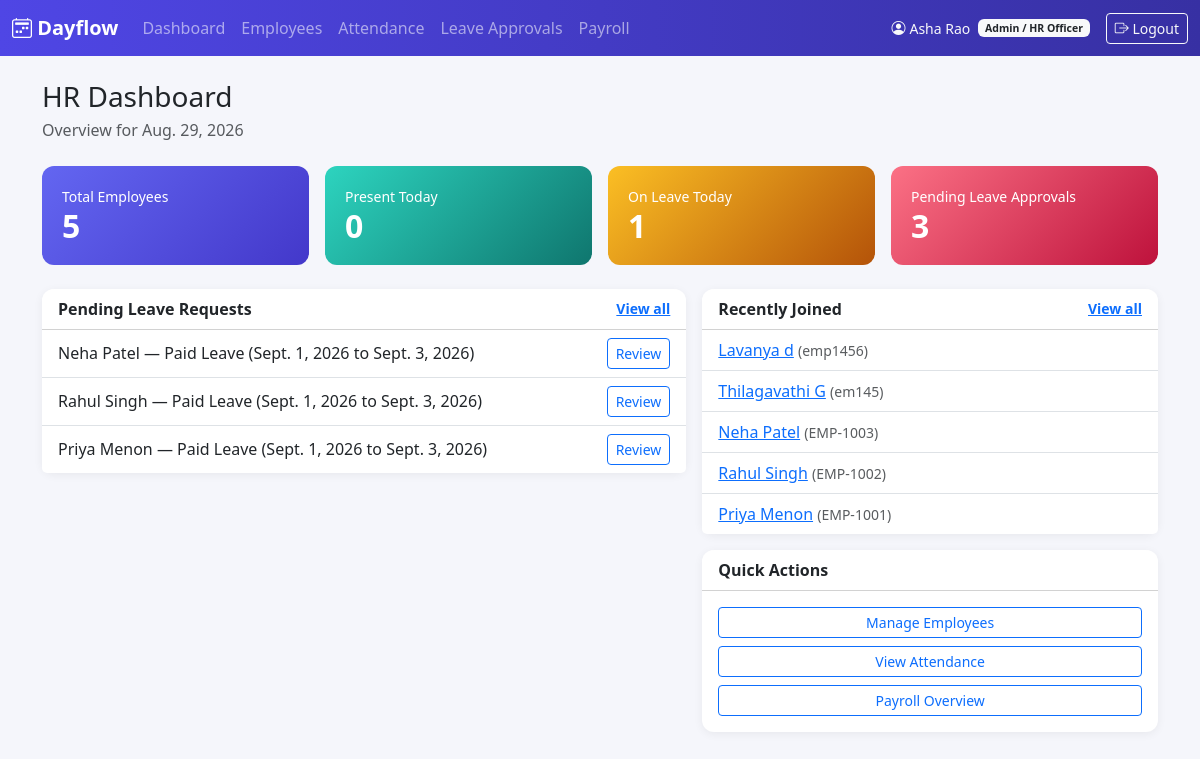
Screenshot of /dashboard/admin/ (signed in) with the database file from the repository.
### accounts/models.py (models this page shows, shortened)
class User(AbstractUser):
    class Role(models.TextChoices):
        ADMIN = 'ADMIN', 'Admin / HR Officer'
        EMPLOYEE = 'EMPLOYEE', 'Employee'
    employee_id = models.CharField(max_length=20, unique=True)
    email = models.EmailField(unique=True)
    role = models.CharField(max_length=10, choices=Role.choices, default=Role.EMPLOYEE)
    is_email_verified = models.BooleanField(default=False)
    USERNAME_FIELD = 'username'
    REQUIRED_FIELDS = ['email', 'employee_id']
    @property
    def is_admin_role(self):
        return self.role == self.Role.ADMIN

### attendance/models.py (models this page shows, shortened)
class Attendance(models.Model):
    class Status(models.TextChoices):
        PRESENT = 'PRESENT', 'Present'
        ABSENT = 'ABSENT', 'Absent'
        HALF_DAY = 'HALF_DAY', 'Half-day'
        LEAVE = 'LEAVE', 'Leave'
    employee = models.ForeignKey(
        settings.AUTH_USER_MODEL,
        on_delete=models.CASCADE,
        related_name='attendance_records'
    )
    date = models.DateField(default=timezone.localdate)
    check_in = models.TimeField(null=True, blank=True)
    check_out = models.TimeField(null=True, blank=True)
    status = models.CharField(
        max_length=10,
        choices=Status.choices,
        default=Status.PRESENT
    )
    notes = models.CharField(max_length=255, blank=True)
    class Meta:
        unique_together = ('employee', 'date')
        ordering = ['-date']

### leaves/models.py (models this page shows, shortened)
class LeaveRequest(models.Model):
    class LeaveType(models.TextChoices):
        PAID = 'PAID', 'Paid Leave'
        SICK = 'SICK', 'Sick Leave'
        UNPAID = 'UNPAID', 'Unpaid Leave'
    class Status(models.TextChoices):
        PENDING = 'PENDING', 'Pending'
        APPROVED = 'APPROVED', 'Approved'
        REJECTED = 'REJECTED', 'Rejected'
    employee = models.ForeignKey(settings.AUTH_USER_MODEL, on_delete=models.CASCADE, related_name='leave_requests')
    leave_type = models.CharField(max_length=10, choices=LeaveType.choices)
    start_date = models.DateField()
    end_date = models.DateField()
    remarks = models.TextField(blank=True)
    status = models.CharField(max_length=10, choices=Status.choices, default=Status.PENDING)
    admin_comment = models.TextField(blank=True)
    reviewed_by = models.ForeignKey(
        settings.AUTH_USER_MODEL, on_delete=models.SET_NULL, null=True, blank=True,
        related_name='reviewed_leave_requests',
    )
    reviewed_at = models.DateTimeField(null=True, blank=True)
    applied_on = models.DateTimeField(auto_now_add=True)
    updated_at = models.DateTimeField(auto_now=True)
    class Meta:
        ordering = ['-applied_on']

### dashboard/views.py (the view)
# urls.py: path('admin/', views.admin_dashboard, name='admin_dashboard'),
@admin_required
def admin_dashboard(request):
    today = timezone.localdate()
    total_employees = User.objects.filter(role=User.Role.EMPLOYEE).count()
    present_today = Attendance.objects.filter(date=today, status=Attendance.Status.PRESENT).count()
    absent_today = Attendance.objects.filter(date=today, status=Attendance.Status.ABSENT).count()
    on_leave_today = Attendance.objects.filter(date=today, status=Attendance.Status.LEAVE).count()
    pending_leaves = LeaveRequest.objects.filter(status=LeaveRequest.Status.PENDING).select_related('employee')
    recent_employees = User.objects.filter(role=User.Role.EMPLOYEE).order_by('-date_joined')[:5]
    return render(request, 'dashboard/admin_dashboard.html', {
        'total_employees': total_employees,
        'present_today': present_today,
        'absent_today': absent_today,
        'on_leave_today': on_leave_today,
        'pending_leaves': pending_leaves,
        'pending_leaves_count': pending_leaves.count(),
        'recent_employees': recent_employees,
        'today': today,
    })

### templates/dashboard/admin_dashboard.html (shortened to what this page needs)
{% extends "base.html" %}
{% block content %}
<h3 class="mb-1">HR Dashboard</h3>
<p class="text-muted mb-4">Overview for {{ today }}</p>
<div class="row g-3 mb-4">
    <div class="col-md-3 col-6">
        <div class="stat-card bg-dayflow-indigo">
            <div class="small">Total Employees</div>
            <h2>{{ total_employees }}</h2>
        </div>
    </div>
    <div class="col-md-3 col-6">
        <div class="stat-card bg-dayflow-teal">
            <div class="small">Present Today</div>
            <h2>{{ present_today }}</h2>
        </div>
    </div>
    <div class="col-md-3 col-6">
        <div class="stat-card bg-dayflow-amber">
            <div class="small">On Leave Today</div>
            <h2>{{ on_leave_today }}</h2>
        </div>
    </div>
    <div class="col-md-3 col-6">
        <div class="stat-card bg-dayflow-rose">
            <div class="small">Pending Leave Approvals</div>
            <h2>{{ pending_leaves_count }}</h2>
        </div>
    </div>
</div>
<div class="row g-3">
    <div class="col-md-7">
        <div class="card">
            <div class="card-header bg-white d-flex justify-content-between align-items-center">
                Pending Leave Requests
                <a href="{% url 'leaves:all_leaves' %}" class="small">View all</a>
            </div>
            <ul class="list-group list-group-flush">
                {% for leave in pending_leaves %}
                <li class="list-group-item d-flex justify-content-between align-items-center">
                    <span>{{ leave.employee.get_full_name|default:leave.employee.username }} — {{ leave.get_leave_type_display }} ({{ leave.start_date }} to {{ leave.end_date }})</span>
                    <a href="{% url 'leaves:review_leave' leave.id %}" class="btn btn-sm btn-outline-primary">Review</a>
                </li>
                {% empty %}
                <li class="list-group-item text-muted">No pending leave requests. 🎉</li>
                {% endfor %}
            </ul>
        </div>
    </div>
    <div class="col-md-5">
        <div class="card">
            <div class="card-header bg-white d-flex justify-content-between align-items-center">
                Recently Joined
                <a href="{% url 'employees:employee_list' %}" class="small">View all</a>
            </div>
            <ul class="list-group list-group-flush">
                {% for emp in recent_employees %}
                <li class="list-group-item">
                    <a href="{% url 'employees:employee_detail' emp.id %}">{{ emp.get_full_name|default:emp.username }}</a>
                    <span class="text-muted small">({{ emp.employee_id }})</span>
                </li>
                {% empty %}
                <li class="list-group-item text-muted">No employees yet.</li>
                {% endfor %}
            </ul>
        </div>
        <div class="card mt-3">
            <div class="card-header bg-white">Quick Actions</div>
            <div class="card-body d-grid gap-2">
                <a href="{% url 'employees:employee_list' %}" class="btn btn-outline-primary btn-sm">Manage Employees</a>
                <a href="{% url 'attendance:all_attendance' %}" class="btn btn-outline-primary btn-sm">View Attendance</a>
                <a href="{% url 'payroll:payroll_overview' %}" class="btn btn-outline-primary btn-sm">Payroll Overview</a>
            </div>
        </div>
    </div>
</div>
{% endblock %}

### templates/base.html (shortened to what this page needs)
{% load static %}
<!DOCTYPE html>
<html lang="en">
<head>
    <link href="https://cdn.jsdelivr.net/npm/bootstrap@5.3.3/dist/css/bootstrap.min.css" rel="stylesheet">
    <link rel="stylesheet" href="https://cdn.jsdelivr.net/npm/bootstrap-icons@1.11.3/font/bootstrap-icons.css">
    <link rel="stylesheet" href="{% static 'css/dayflow.css' %}">
</head>
<body>
{% if user.is_authenticated %}
<nav class="navbar navbar-expand-lg navbar-dark dayflow-navbar">
    <div class="container-fluid">
        <a class="navbar-brand fw-bold" href="{% url 'dashboard:redirect' %}">
            <i class="bi bi-calendar2-week"></i> Dayflow
        </a>
        <div class="collapse navbar-collapse" id="navMenu">
            <ul class="navbar-nav me-auto mb-2 mb-lg-0">
                {% if user.is_admin_role %}
                <li class="nav-item"><a class="nav-link" href="{% url 'dashboard:admin_dashboard' %}">Dashboard</a></li>
                <li class="nav-item"><a class="nav-link" href="{% url 'employees:employee_list' %}">Employees</a></li>
                <li class="nav-item"><a class="nav-link" href="{% url 'attendance:all_attendance' %}">Attendance</a></li>
                <li class="nav-item"><a class="nav-link" href="{% url 'leaves:all_leaves' %}">Leave Approvals</a></li>
                <li class="nav-item"><a class="nav-link" href="{% url 'payroll:payroll_overview' %}">Payroll</a></li>
                {% endif %}
            </ul>
            <ul class="navbar-nav">
                <li class="nav-item d-flex align-items-center text-light small me-3">
                    <i class="bi bi-person-circle me-1"></i> {{ user.get_full_name|default:user.username }}
                    <span class="badge bg-light text-dark ms-2">{{ user.get_role_display }}</span>
                </li>
                <li class="nav-item">
                    <form method="post" action="{% url 'accounts:logout' %}" class="d-inline">
                        <button type="submit" class="btn btn-outline-light btn-sm">
                            <i class="bi bi-box-arrow-right"></i> Logout
                        </button>
                    </form>
                </li>
            </ul>
        </div>
    </div>
</nav>
{% endif %}
<div class="container my-4">
    {% block content %}{% endblock %}
</div>
</body>
</html>

### static/css/dayflow.css (style rules this page uses)
:root { --dayflow-primary: #4f46e5; --dayflow-primary-dark: #3730a3; --dayflow-accent: #14b8a6; --dayflow-bg: #f5f6fb; }
body { background-color: var(--dayflow-bg); font-family: 'Segoe UI', system-ui, -apple-system, sans-serif; }
.dayflow-navbar { background: linear-gradient(90deg, var(--dayflow-primary), var(--dayflow-primary-dark)); }
.card { border: none; border-radius: 0.75rem; box-shadow: 0 2px 10px rgba(0, 0, 0, 0.06); }
.card-header { border-radius: 0.75rem 0.75rem 0 0 !important; font-weight: 600; }
.stat-card { border-radius: 0.75rem; color: #fff; padding: 1.25rem; }
.stat-card h2 { font-weight: 700; margin-bottom: 0; }
.bg-dayflow-indigo { background: linear-gradient(135deg, #6366f1, #4338ca); }
.bg-dayflow-teal { background: linear-gradient(135deg, #2dd4bf, #0f766e); }
.bg-dayflow-amber { background: linear-gradient(135deg, #fbbf24, #b45309); }
.bg-dayflow-rose { background: linear-gradient(135deg, #fb7185, #be123c); }

### rows the page displays
User: get_full_name "Asha Rao", role "Admin / HR Officer"
Attendance: date "Aug. 29, 2026"
LeaveRequest: employee.get_full_name "Neha Patel", leave_type "Paid Leave", start_date "Sept. 1, 2026", end_date "Sept. 3, 2026"
LeaveRequest: employee.get_full_name "Rahul Singh", leave_type "Paid Leave", start_date "Sept. 1, 2026", end_date "Sept. 3, 2026"
LeaveRequest: employee.get_full_name "Priya Menon", leave_type "Paid Leave", start_date "Sept. 1, 2026", end_date "Sept. 3, 2026"
User: get_full_name "Lavanya d", employee_id "emp1456"
User: get_full_name "Thilagavathi G", employee_id "em145"
User: get_full_name "Neha Patel", employee_id "EMP-1003"
User: get_full_name "Rahul Singh", employee_id "EMP-1002"
User: get_full_name "Priya Menon", employee_id "EMP-1001"

### other values shown
{{ total_employees }} "5"
{{ present_today }} "0"
{{ on_leave_today }} "1"
{{ pending_leaves_count }} "3"
